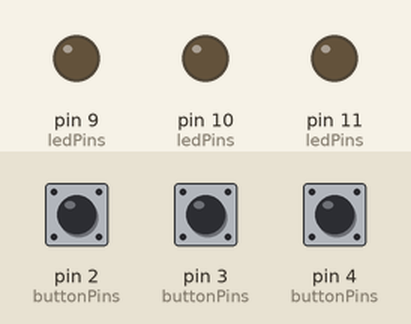
A sketch run on a simulated Arduino Uno, built with avr-gcc and run on an emulated ATmega328P. Shown: output pins drawn as LEDs (lit = HIGH). Inputs (shaded band) come from the test bench; at power-on: pin 2 (buttonPins) HIGH, pin 3 (buttonPins) HIGH, pin 4 (buttonPins) HIGH.

Above: at 1.2 s.
1.3 s: pin 2 (buttonPins) pulled LOW for 0.15 s
At 2.5 s:
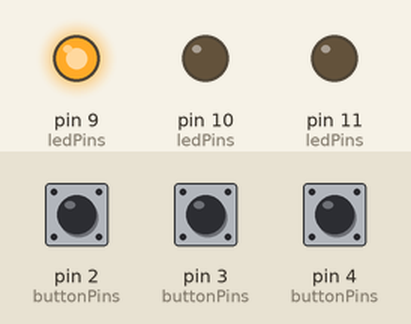
2.9 s: pin 3 (buttonPins) pulled LOW for 0.15 s
At 3.8 s:
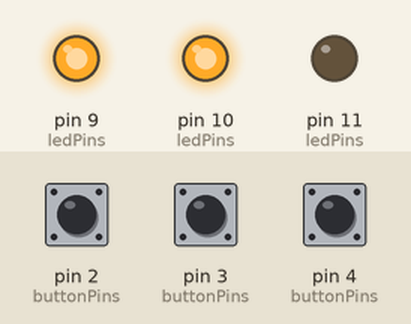
4.5 s: pin 4 (buttonPins) pulled LOW for 0.15 s
At 5.0 s:
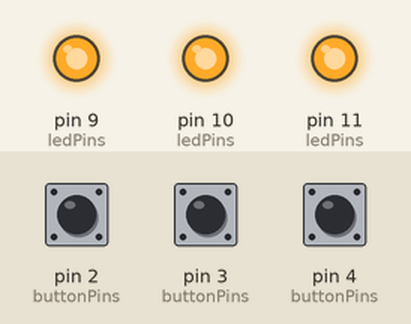
6.1 s: pin 2 (buttonPins) pulled LOW for 1 s
At 7.4 s:
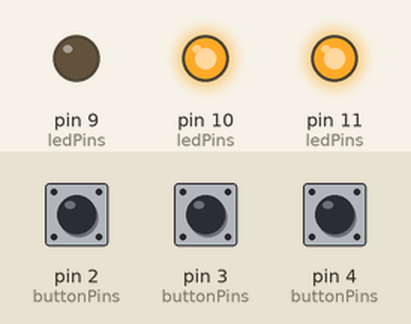
8.6 s: pin 3 (buttonPins) pulled LOW for 1 s
At 9.3 s:
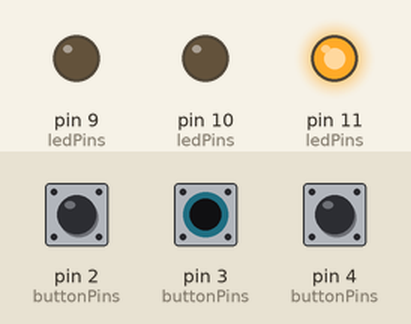
11.1 s: pin 2 (buttonPins) pulled LOW for 0.15 s
At 12.4 s:
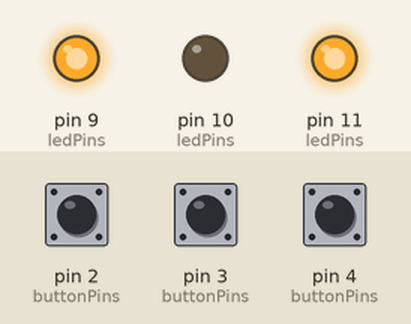
Timing chart, 0 to 13.7 s (numbered marks = the images above; inputs shaded):
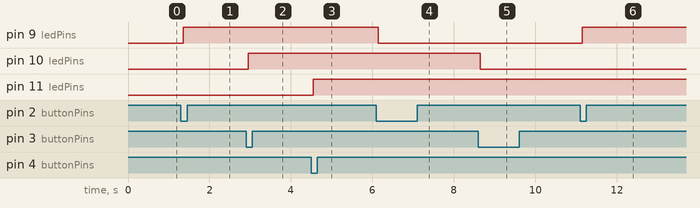

The sketch:

led_button_controller.ino
```cpp
/*
  3 Buttons & 3 LEDs Control - Advanced Version with Debouncing

  Controls 3 LEDs using 3 separate buttons with toggle functionality
  Each button toggles its corresponding LED on/off
  Includes debouncing to prevent switch bounce issues

  Connections:
  - LED 1 connected from pin 9 to ground through 220 ohm resistor
  - LED 2 connected from pin 10 to ground through 220 ohm resistor
  - LED 3 connected from pin 11 to ground through 220 ohm resistor
  - Button 1 connected to pin 2 with INPUT_PULLUP (button to GND)
  - Button 2 connected to pin 3 with INPUT_PULLUP (button to GND)
  - Button 3 connected to pin 4 with INPUT_PULLUP (button to GND)
*/

// Change these pin numbers if your connections are different
const int BTN1 = 2;   // Button 1
const int BTN2 = 3;   // Button 2
const int BTN3 = 4;   // Button 3
const int LED1 = 9;   // LED 1
const int LED2 = 10;  // LED 2
const int LED3 = 11;  // LED 3

// Group them in arrays to reduce code repetition
const int buttonPins[3] = { BTN1, BTN2, BTN3 };
const int ledPins[3]    = { LED1, LED2, LED3 };

// State variables for each LED
bool ledState[3] = { false, false, false };

// Debouncing variables
int lastReading[3]        = { HIGH, HIGH, HIGH };  // Last immediate reading
int debouncedState[3]     = { HIGH, HIGH, HIGH };  // Stable state (with PULLUP: HIGH = not pressed)
unsigned long lastChange[3] = { 0, 0, 0 };
const unsigned long debounceDelay = 50; // milliseconds

void setup() {
  for (int i = 0; i < 3; i++) {
    pinMode(buttonPins[i], INPUT_PULLUP); // Buttons connected to GND
    pinMode(ledPins[i], OUTPUT);
    digitalWrite(ledPins[i], LOW);
  }
}

void loop() {
  for (int i = 0; i < 3; i++) {
    int reading = digitalRead(buttonPins[i]);

    // If the immediate reading changed, reset the debounce timer
    if (reading != lastReading[i]) {
      lastChange[i] = millis();
      lastReading[i] = reading;
    }

    // After debounce delay, consider the state stable
    if (millis() - lastChange[i] > debounceDelay) {
      if (debouncedState[i] != reading) {
        debouncedState[i] = reading;

        // With INPUT_PULLUP: LOW means actual button press
        if (debouncedState[i] == LOW) {
          ledState[i] = !ledState[i];                      // Toggle LED state
          digitalWrite(ledPins[i], ledState[i] ? HIGH : LOW);
        }
      }
    }
  }
}
```

Measured:
- after the input at 1.3 s, pin 9 (ledPins): LOW → HIGH after 0.05 s
- after the input at 2.9 s, pin 10 (ledPins): LOW → HIGH after 0.05 s
- after the input at 4.5 s, pin 11 (ledPins): LOW → HIGH after 0.05 s
- after the input at 6.1 s, pin 9 (ledPins): HIGH → LOW after 0.05 s
- after the input at 8.6 s, pin 10 (ledPins): HIGH → LOW after 0.05 s
- after the input at 11.1 s, pin 9 (ledPins): LOW → HIGH after 0.05 s
